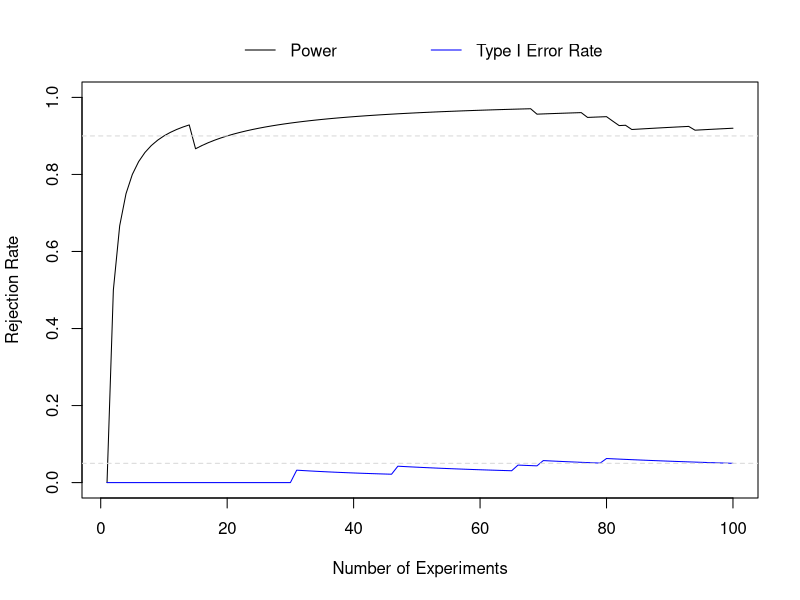
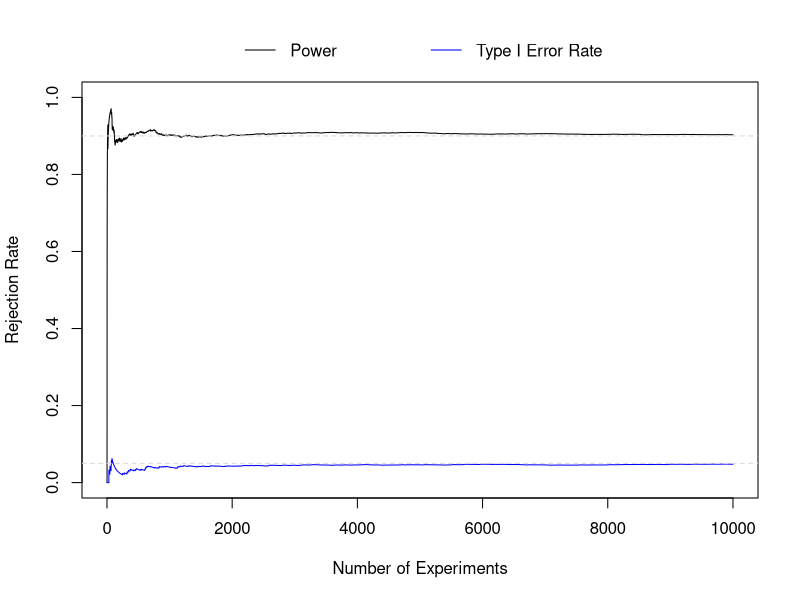

Here is the R script that generated these plots, in order:
## ---- chunk 1
library(kableExtra)
library(dplyr)
## ---- chunk 2
power.t.test(delta=0.5, sd=1, sig.level=0.05, power=0.9, n=NULL, type='one.sample')
## ---- chunk 3
set.seed(6618) # set seed for reproducibility

ntest <- 10000 # number of tests
n <- 44 # from power calculation
alpha <- 0.05

# simulate data and save p-values from t-test
alt_dat <- sapply(1:ntest, function(x) t.test(rnorm(n=n, mean=0.5, sd=1))$p.value )
null_dat <- sapply(1:ntest, function(x) t.test(rnorm(n=n, mean=0, sd=1))$p.value )

# let's explore the first set of p-values for each simulation:
round(alt_dat[1:10],4)
round(null_dat[1:10],4)
## ---- chunk 4
# calculate rejection rate (i.e., power and type I error rate) for 1st through ntest-th p-value
power <- sapply(1:ntest, function(x) mean(alt_dat[1:x] <= alpha))
t1e <- sapply(1:ntest, function(x) mean(null_dat[1:x] <= alpha))

# zoom into first 100 tests
plot(x=1:100, y=power[1:100], xlab='Number of Experiments', ylab='Rejection Rate', type='l', ylim=c(0,1))
legend('top', xpd=T, bty='n', horiz=T, col=c('black','blue'), lty=c(1,1), legend=c('Power','Type I Error Rate'), inset=-0.125)
lines(x=1:100, y=t1e[1:100], col='blue')
abline(h=c(0.05,0.90), lty=2, col='gray85')
## ---- chunk 5
# plot power and t1e over all ntest experiments
plot(x=1:ntest, y=power, xlab='Number of Experiments', ylab='Rejection Rate', type='l', ylim=c(0,1))
legend('top', xpd=T, bty='n', horiz=T, col=c('black','blue'), lty=c(1,1), legend=c('Power','Type I Error Rate'), inset=-0.125)
lines(x=1:ntest, y=t1e, col='blue')
abline(h=c(0.05,0.90), lty=2, col='gray85')
